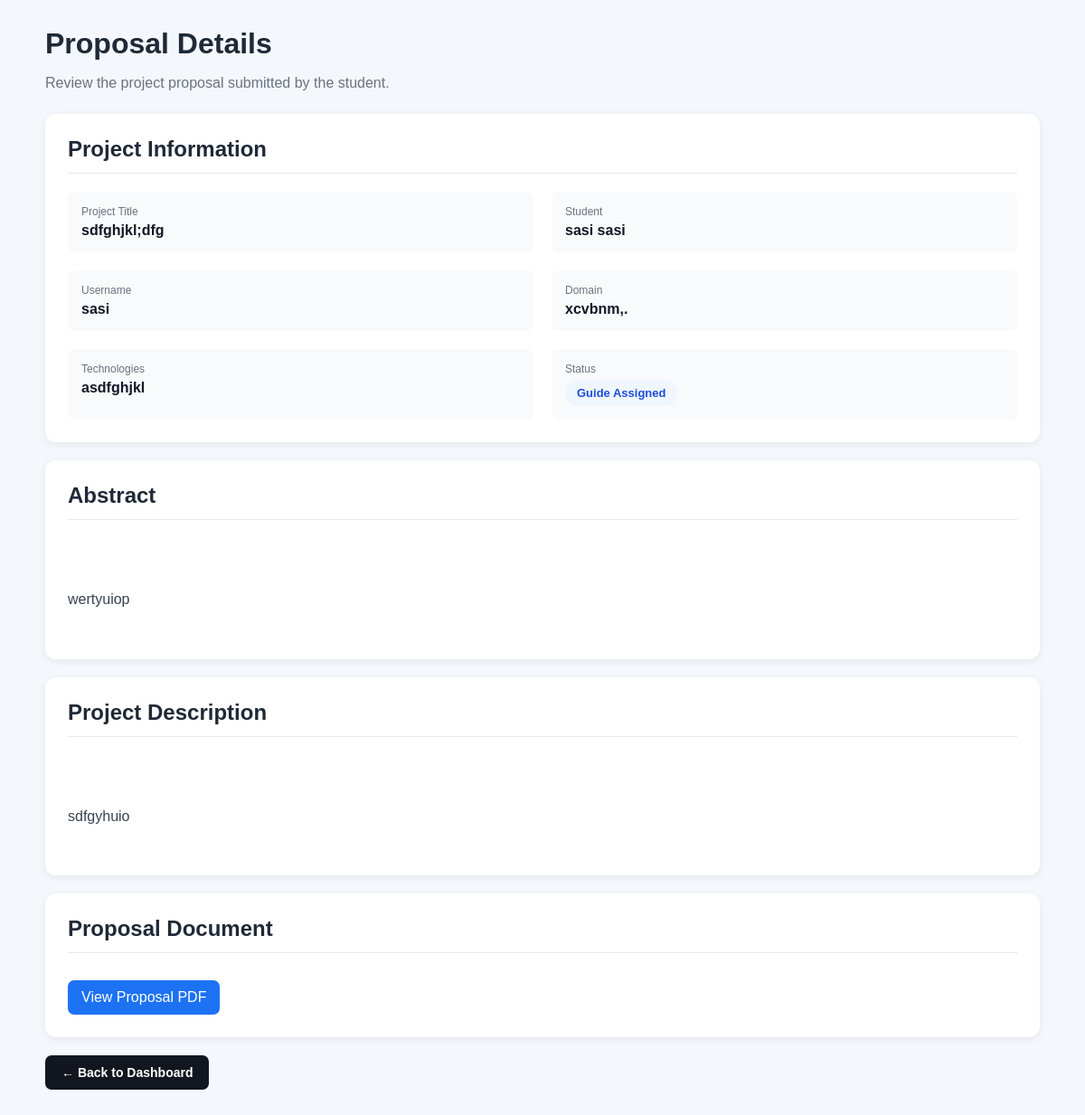
The page /experts/proposal/6/ (signed in) on the database its author committed.
### projects/models.py (models this page shows, shortened)
class ProjectProposal(models.Model):
    STATUS_CHOICES = [
        ("SUBMITTED", "Submitted"),
        ("EXPERT_ASSIGNED", "Expert Assigned"),
        ("CHANGES_REQUESTED", "Changes Requested"),
        ("EXPERT_APPROVED", "Expert Approved"),
        ("COORDINATOR_APPROVED", "Coordinator Approved"),
        ("GUIDE_ASSIGNED", "Guide Assigned"),
        ("GUIDE_REJECTED", "Guide Rejected"),
        ("IN_PROGRESS", "In Progress"),
        ("COMPLETED", "Completed"),
    ]
    student = models.ForeignKey(
        settings.AUTH_USER_MODEL,
        on_delete=models.CASCADE,
        related_name="project_proposals",
        limit_choices_to={"role": "STUDENT"},
    )
    title = models.CharField(max_length=255)
    abstract = models.TextField(blank=True)
    domain = models.CharField(
        max_length=255,
        blank=True
    )
    technologies = models.TextField(
        blank=True
    )
    description = models.TextField(
        blank=True
    )
    proposal_document = models.FileField(
        upload_to="proposals/",
        blank=True,
        null=True
    )
    expert_comments = models.TextField(
        blank=True,
        null=True
    )
    status = models.CharField(
        max_length=30,
        choices=STATUS_CHOICES,
        default="SUBMITTED"
    )
    submitted_at = models.DateTimeField(
        auto_now_add=True
    )
    updated_at = models.DateTimeField(
        auto_now=True
    )
    domain_expert = models.ForeignKey(
        settings.AUTH_USER_MODEL,
        on_delete=models.SET_NULL,
        null=True,
        blank=True,
        related_name="expert_proposals",
        limit_choices_to={"role": "EXPERT"},
    )
    guide = models.ForeignKey(
        settings.AUTH_USER_MODEL,
        on_delete=models.SET_NULL,
        null=True,
        blank=True,
        related_name="guided_proposals",
        limit_choices_to={"role": "GUIDE"},
    )
    guide_rejection_reason = models.TextField(
        blank=True,
        null=True
    )
    guide_rejected_at = models.DateTimeField(
        blank=True,
        null=True
    )

### accounts/models.py (models this page shows, shortened)
class User(AbstractUser):
    ROLE_CHOICES = [
        ("STUDENT", "Student"),
        ("COORDINATOR", "Coordinator"),
        ("EXPERT", "Domain Expert"),
        ("GUIDE", "Guide"),
        ("PANEL", "Panel Member"),
    ]
    role = models.CharField(
        max_length=20,
        choices=ROLE_CHOICES,
        default="STUDENT"
    )
    phone = models.CharField(
        max_length=15,
        blank=True,
        null=True
    )
    roll_number = models.CharField(
        max_length=50,
        blank=True,
        null=True
    )
    department = models.CharField(
        max_length=100,
        blank=True,
        null=True
    )
    semester = models.CharField(
        max_length=20,
        blank=True,
        null=True
    )
    batch = models.CharField(
        max_length=20,
        blank=True,
        null=True
    )

### experts/views.py (the view, shortened to what this page needs)
    @login_required
    def wrapper(request, *args, **kwargs):
        if request.user.is_superuser:
            return view_func(request, *args, **kwargs)
        return view_func(request, *args, **kwargs)

### experts/views.py (called while the page is built, shortened)
def expert_required(view_func):
    @login_required
    def wrapper(request, *args, **kwargs):
        if request.user.is_superuser:
            return view_func(request, *args, **kwargs)
        return view_func(request, *args, **kwargs)
    return wrapper

@expert_required
def proposal_detail(request, proposal_id):
    proposal = get_object_or_404(
        ProjectProposal.objects.select_related(
            "student",
            "domain_expert"
        ),
        id=proposal_id,
        domain_expert=request.user
    )
    return render(
        request,
        "experts/proposal_detail.html",
        {
            "proposal": proposal
        }
    )

### templates/experts/proposal_detail.html (shortened to what this page needs)
{% extends "base.html" %}
{% block content %}
<div class="proposal-page">
    <div class="page-header">
        <h1>
            Proposal Details
        </h1>
        <p>
            Review the project proposal submitted by the student.
        </p>
    </div>
    <div class="card">
        <h2>
            Project Information
        </h2>
        <div class="info-grid">
            <div class="info-item">
                <div class="label">
                    Project Title
                </div>
                <div class="value">
                    {{ proposal.title }}
                </div>
            </div>
            <div class="info-item">
                <div class="label">
                    Student
                </div>
                <div class="value">
                    {{ proposal.student.get_full_name|default:proposal.student.username }}
                </div>
            </div>
            <div class="info-item">
                <div class="label">
                    Username
                </div>
                <div class="value">
                    {{ proposal.student.username }}
                </div>
            </div>
            <div class="info-item">
                <div class="label">
                    Domain
                </div>
                <div class="value">
                    {{ proposal.domain|default:"Not specified" }}
                </div>
            </div>
            <div class="info-item">
                <div class="label">
                    Technologies
                </div>
                <div class="value">
                    {{ proposal.technologies|default:"Not specified" }}
                </div>
            </div>
            <div class="info-item">
                <div class="label">
                    Status
                </div>
                <div class="value">
                    <span class="status">
                        {{ proposal.get_status_display }}
                    </span>
                </div>
            </div>
        </div>
    </div>
    <div class="card">
        <h2>
            Abstract
        </h2>
        <div class="text-content">
            {{ proposal.abstract|default:"No abstract provided." }}
        </div>
    </div>
    <div class="card">
        <h2>
            Project Description
        </h2>
        <div class="text-content">
            {{ proposal.description|default:"No project description provided." }}
        </div>
    </div>
    {% if proposal.proposal_document %}
    <div class="card">
        <h2>
            Proposal Document
        </h2>
        <a
            href="{{ proposal.proposal_document.url }}"
            target="_blank"
            class="document-link"
        >
            View Proposal PDF
        </a>
    </div>
    {% endif %}
    <div>
        <a
            href="{% url 'experts:dashboard' %}"
            class="btn btn-dark"
        >
            ← Back to Dashboard
        </a>
    </div>
</div>
{% endblock %}

### static/css/style.css (style rules this page uses)
body { margin: 0; font-family: Arial, Helvetica, sans-serif; background: #f4f7fb; color: #1f2937; }
a { text-decoration: none; }

### templates/experts/proposal_detail.html (style rules this page uses)
.proposal-page { max-width: 1100px; margin: auto; padding: 30px; }
.page-header { margin-bottom: 25px; }
.page-header h1 { margin: 0; color: #1f2937; }
.page-header p { color: #6b7280; }
.card { background: white; border-radius: 12px; padding: 25px; margin-bottom: 20px; box-shadow: 0 2px 10px rgba(0,0,0,0.07); }
.card h2 { margin-top: 0; color: #1f2937; border-bottom: 1px solid #e5e7eb; padding-bottom: 12px; }
.info-grid { display: grid; grid-template-columns: repeat(2, 1fr); gap: 20px; }
.info-item { background: #f9fafb; padding: 15px; border-radius: 8px; }
.label { font-size: 12px; color: #6b7280; margin-bottom: 5px; }
.value { color: #111827; font-weight: 600; }
.text-content { color: #374151; line-height: 1.7; white-space: pre-line; }
.status { display: inline-block; padding: 7px 13px; border-radius: 20px; font-size: 13px; font-weight: 600; background: #eff6ff; color: #1d4ed8; }
.document-link { display: inline-block; margin-top: 10px; padding: 10px 15px; background: #1d72f3; color: white; text-decoration: none; border-radius: 7px; }
.btn { display: inline-block; padding: 11px 18px; border-radius: 7px; text-decoration: none; border: none; cursor: pointer; font-weight: 600; font-size: 14px; }
.btn-dark { background: #12161f; color: white; }

### rows shown on the page
ProjectProposal: title "sdfghjkl;dfg", student.get_full_name "sasi sasi", student.username "sasi", domain "xcvbnm,.", technologies "asdfghjkl", status "Guide Assigned", abstract "wertyuiop", description "sdfgyhuio"
